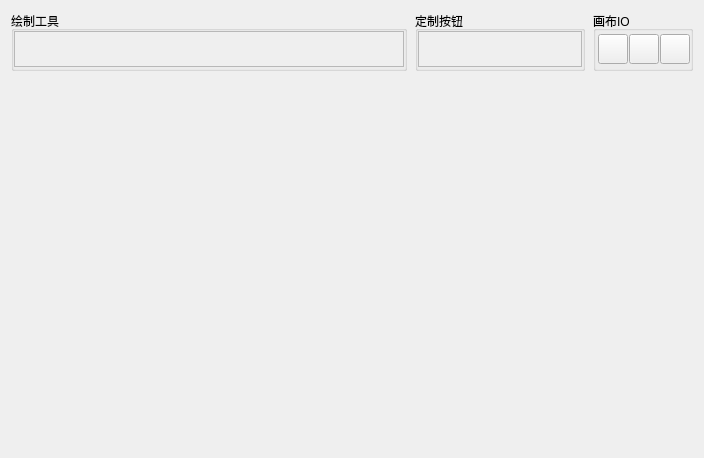
<?xml version="1.0" encoding="UTF-8"?>
<ui version="4.0">
 <class>LabelWidget</class>
 <widget class="QWidget" name="LabelWidget">
  <property name="geometry">
   <rect>
    <x>0</x>
    <y>0</y>
    <width>704</width>
    <height>458</height>
   </rect>
  </property>
  <property name="sizePolicy">
   <sizepolicy hsizetype="Preferred" vsizetype="Preferred">
    <horstretch>0</horstretch>
    <verstretch>0</verstretch>
   </sizepolicy>
  </property>
  <property name="windowTitle">
   <string>Form</string>
  </property>
  <layout class="QGridLayout" name="gridLayout">
   <item row="0" column="0">
    <layout class="QHBoxLayout" name="horizontalLayout_2" stretch="7,0,3,0,0">
     <item>
      <widget class="QGroupBox" name="box_draw">
       <property name="maximumSize">
        <size>
         <width>16777215</width>
         <height>60</height>
        </size>
       </property>
       <property name="title">
        <string>绘制工具</string>
       </property>
       <layout class="QGridLayout" name="gridLayout_2">
        <property name="leftMargin">
         <number>0</number>
        </property>
        <property name="topMargin">
         <number>0</number>
        </property>
        <property name="rightMargin">
         <number>0</number>
        </property>
        <property name="bottomMargin">
         <number>1</number>
        </property>
        <property name="spacing">
         <number>2</number>
        </property>
        <item row="0" column="0">
         <widget class="QScrollArea" name="box_draw_area">
          <property name="minimumSize">
           <size>
            <width>0</width>
            <height>35</height>
           </size>
          </property>
          <property name="widgetResizable">
           <bool>true</bool>
          </property>
          <widget class="QWidget" name="scrollAreaWidgetContents">
           <property name="geometry">
            <rect>
             <x>0</x>
             <y>0</y>
             <width>381</width>
             <height>33</height>
            </rect>
           </property>
           <layout class="QHBoxLayout" name="horizontalLayout_3">
            <property name="spacing">
             <number>2</number>
            </property>
            <property name="leftMargin">
             <number>2</number>
            </property>
            <property name="topMargin">
             <number>0</number>
            </property>
            <property name="rightMargin">
             <number>2</number>
            </property>
            <property name="bottomMargin">
             <number>0</number>
            </property>
           </layout>
          </widget>
         </widget>
        </item>
       </layout>
      </widget>
     </item>
     <item>
      <spacer name="horizontalSpacer">
       <property name="orientation">
        <enum>Qt::Horizontal</enum>
       </property>
       <property name="sizeHint" stdset="0">
        <size>
         <width>2</width>
         <height>20</height>
        </size>
       </property>
      </spacer>
     </item>
     <item>
      <widget class="QGroupBox" name="box_btnCustom">
       <property name="maximumSize">
        <size>
         <width>16777215</width>
         <height>60</height>
        </size>
       </property>
       <property name="title">
        <string>定制按钮</string>
       </property>
       <layout class="QGridLayout" name="gridLayout_3" rowstretch="0" columnstretch="0">
        <property name="leftMargin">
         <number>0</number>
        </property>
        <property name="topMargin">
         <number>0</number>
        </property>
        <property name="rightMargin">
         <number>0</number>
        </property>
        <property name="bottomMargin">
         <number>1</number>
        </property>
        <property name="spacing">
         <number>2</number>
        </property>
        <item row="0" column="0">
         <widget class="QScrollArea" name="box_btnCustom_area">
          <property name="minimumSize">
           <size>
            <width>0</width>
            <height>35</height>
           </size>
          </property>
          <property name="widgetResizable">
           <bool>true</bool>
          </property>
          <widget class="QWidget" name="scrollAreaWidgetContents_2">
           <property name="geometry">
            <rect>
             <x>0</x>
             <y>0</y>
             <width>159</width>
             <height>33</height>
            </rect>
           </property>
           <layout class="QHBoxLayout" name="horizontalLayout_4">
            <property name="spacing">
             <number>2</number>
            </property>
            <property name="leftMargin">
             <number>2</number>
            </property>
            <property name="topMargin">
             <number>0</number>
            </property>
            <property name="rightMargin">
             <number>2</number>
            </property>
            <property name="bottomMargin">
             <number>0</number>
            </property>
           </layout>
          </widget>
         </widget>
        </item>
       </layout>
      </widget>
     </item>
     <item>
      <spacer name="horizontalSpacer_2">
       <property name="orientation">
        <enum>Qt::Horizontal</enum>
       </property>
       <property name="sizeHint" stdset="0">
        <size>
         <width>2</width>
         <height>20</height>
        </size>
       </property>
      </spacer>
     </item>
     <item>
      <widget class="QGroupBox" name="box_sceneIO">
       <property name="sizePolicy">
        <sizepolicy hsizetype="Preferred" vsizetype="Preferred">
         <horstretch>0</horstretch>
         <verstretch>0</verstretch>
        </sizepolicy>
       </property>
       <property name="maximumSize">
        <size>
         <width>100</width>
         <height>60</height>
        </size>
       </property>
       <property name="title">
        <string>画布IO</string>
       </property>
       <layout class="QHBoxLayout" name="horizontalLayout">
        <property name="spacing">
         <number>2</number>
        </property>
        <property name="leftMargin">
         <number>2</number>
        </property>
        <property name="topMargin">
         <number>0</number>
        </property>
        <property name="rightMargin">
         <number>2</number>
        </property>
        <property name="bottomMargin">
         <number>1</number>
        </property>
        <item>
         <widget class="QPushButton" name="btn_read">
          <property name="minimumSize">
           <size>
            <width>30</width>
            <height>30</height>
           </size>
          </property>
          <property name="maximumSize">
           <size>
            <width>30</width>
            <height>30</height>
           </size>
          </property>
          <property name="text">
           <string/>
          </property>
          <property name="icon">
           <iconset resource="rsLabelWidget.qrc">
            <normaloff>:/sceneio/load</normaloff>:/sceneio/load</iconset>
          </property>
          <property name="iconSize">
           <size>
            <width>25</width>
            <height>25</height>
           </size>
          </property>
         </widget>
        </item>
        <item>
         <widget class="QPushButton" name="btn_write">
          <property name="minimumSize">
           <size>
            <width>30</width>
            <height>30</height>
           </size>
          </property>
          <property name="maximumSize">
           <size>
            <width>30</width>
            <height>30</height>
           </size>
          </property>
          <property name="text">
           <string/>
          </property>
          <property name="icon">
           <iconset resource="rsLabelWidget.qrc">
            <normaloff>:/sceneio/save</normaloff>:/sceneio/save</iconset>
          </property>
          <property name="iconSize">
           <size>
            <width>25</width>
            <height>25</height>
           </size>
          </property>
         </widget>
        </item>
        <item>
         <widget class="QPushButton" name="btn_print">
          <property name="minimumSize">
           <size>
            <width>30</width>
            <height>30</height>
           </size>
          </property>
          <property name="maximumSize">
           <size>
            <width>30</width>
            <height>30</height>
           </size>
          </property>
          <property name="text">
           <string/>
          </property>
          <property name="icon">
           <iconset resource="rsLabelWidget.qrc">
            <normaloff>:/sceneio/print</normaloff>:/sceneio/print</iconset>
          </property>
          <property name="iconSize">
           <size>
            <width>25</width>
            <height>25</height>
           </size>
          </property>
         </widget>
        </item>
       </layout>
      </widget>
     </item>
    </layout>
   </item>
   <item row="1" column="0">
    <widget class="LabelView" name="graphicsView" native="true"/>
   </item>
  </layout>
 </widget>
 <customwidgets>
  <customwidget>
   <class>LabelView</class>
   <extends>QWidget</extends>
   <header location="global">Viewer/labelview.h</header>
   <container>1</container>
  </customwidget>
 </customwidgets>
 <resources>
  <include location="rsLabelWidget.qrc"/>
 </resources>
 <connections/>
</ui>
